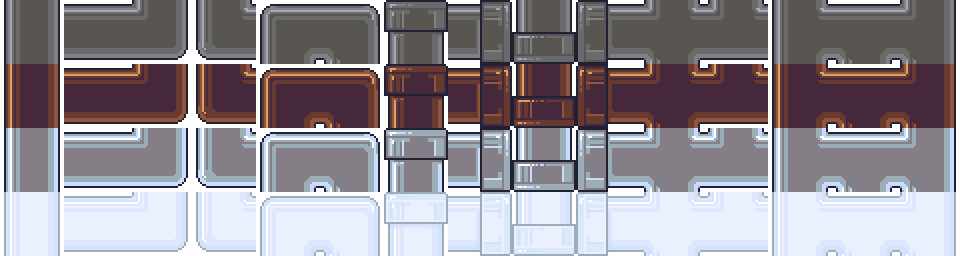
#> input picture images/work_images/pipes_full.png, 960 x 256 px, found by its file name
$ python crop_image.py
#> lines starting #> are read from the running program, lines starting #| are printed output that depends on the picture
from PIL import Image
im = Image.open(r'images/pipes_full.png')
#> im is the input picture: PIL image 960x256 RGBA; mean R, G, B, A 123.7, 119.6, 131.9, 206

# Size of the image in pixels (size of orginal image)
# (This is not mandatory)
width, height = im.size
#> width = 960; height = 256
cell_size = 64

for y in range(height // cell_size):
    for x in range(width // cell_size):
        left = x * cell_size
        right = (x + 1) * cell_size
        top = y * cell_size
        bottom = (y + 1) * cell_size

        im1 = im.crop((left, top, right, bottom))
        im1.save(f'{y}_{x}.png')
#> this loop made 4 passes
#> pass 1, `im1.save(f'{y}_{x}.png')`:
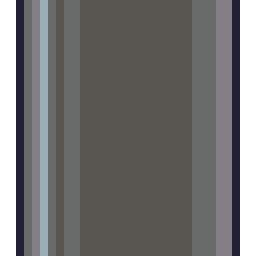
#> saved as 0_0.png: PIL image 64x64 RGBA (shown 4 times larger); mean R, G, B, A 88.9, 87.4, 89.2, 223.1; transparent parts drawn white
#> pass 1, `im1.save(f'{y}_{x}.png')`:
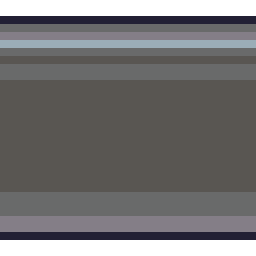
#> saved as 0_1.png: PIL image 64x64 RGBA (shown 4 times larger); mean R, G, B, A 86.2, 84.7, 86.5, 223.1; transparent parts drawn white
#> pass 1, `im1.save(f'{y}_{x}.png')`:
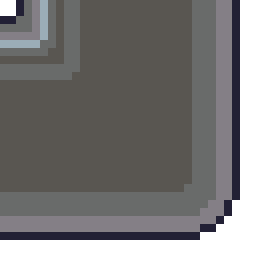
#> saved as 0_2.png: PIL image 64x64 RGBA (shown 4 times larger); mean R, G, B, A 87.2, 84.2, 85.9, 220.1; transparent parts drawn white
#> pass 1, `im1.save(f'{y}_{x}.png')`:
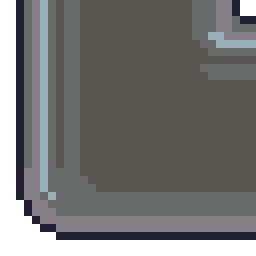
#> saved as 0_3.png: PIL image 64x64 RGBA (shown 4 times larger); mean R, G, B, A 87.9, 85.5, 87.4, 220.1; transparent parts drawn white
#> after the loop:
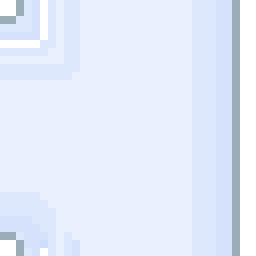
#> im1: PIL image 64x64 RGBA (shown 4 times larger); mean R, G, B, A 193.1, 208.5, 238.3, 121.2; transparent parts drawn white
